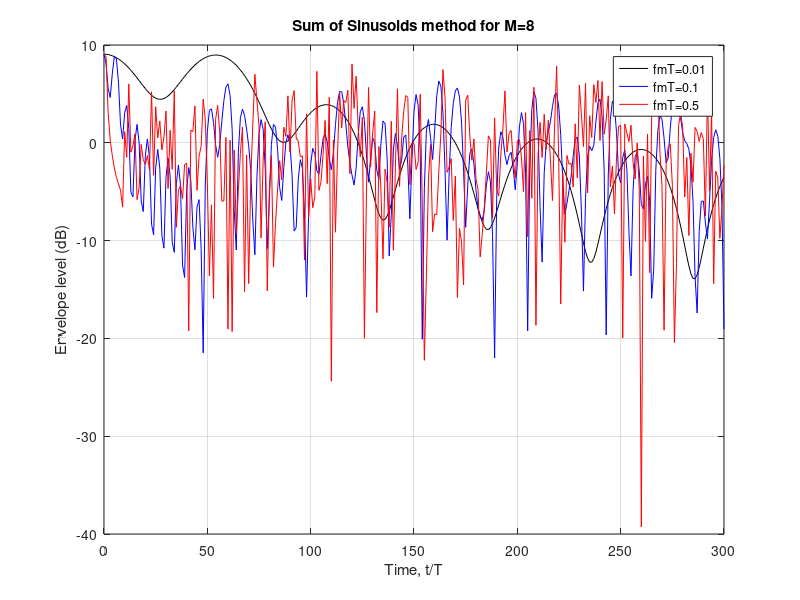

The MATLAB source for this figure:
fmT = [0.01;0.1;0.5];
T = 1;
fm = fmT./T;
num = 3;
Omgp = 1;
sample_num = 300;
M = 8;
m = (1:M);
N = 4*M+2;
n = (1:N);
theta_n = 2*pi*n/N;
theta_m = theta_n(1:M);
beta_m = repmat(pi*m/M,num,1);
alpha = 0;
fn = repmat(fm,1,M).*repmat(cos(theta_m),num,1);

cosfn = cos(2*pi*fm(1).*1.*cos(theta_m));
cosfm = cos(2*pi*fm(1)*1);
gI = zeros(num,sample_num+1);
gQ = zeros(num,sample_num+1);
g = zeros(num,sample_num+1);

for t = 0:sample_num
    gI(:,t+1) = 2*sum(cos(beta_m).*cos(2*pi*t.*fn),2)+sqrt(2)*cos(alpha).*cos(2*pi.*fm*t);
    gQ(:,t+1) = 2*sum(sin(beta_m).*cos(2*pi*t.*fn),2)+sqrt(2)*sin(alpha).*cos(2*pi.*fm*t);
end
g = sqrt(2)*(gI+i*gQ);
envelope_dB = 10*log(abs(g)/mean2(abs(g)))
x_axis = (0:sample_num)
figure,plot(x_axis,envelope_dB(1,:),'k',x_axis,envelope_dB(2,:),'b',x_axis,envelope_dB(3,:),'r' )
title('Sum of Sinusoids method for M=8');
xlabel('Time, t/T');
ylabel('Envelope level (dB)');
legend('fmT=0.01','fmT=0.1','fmT=0.5');
grid on
